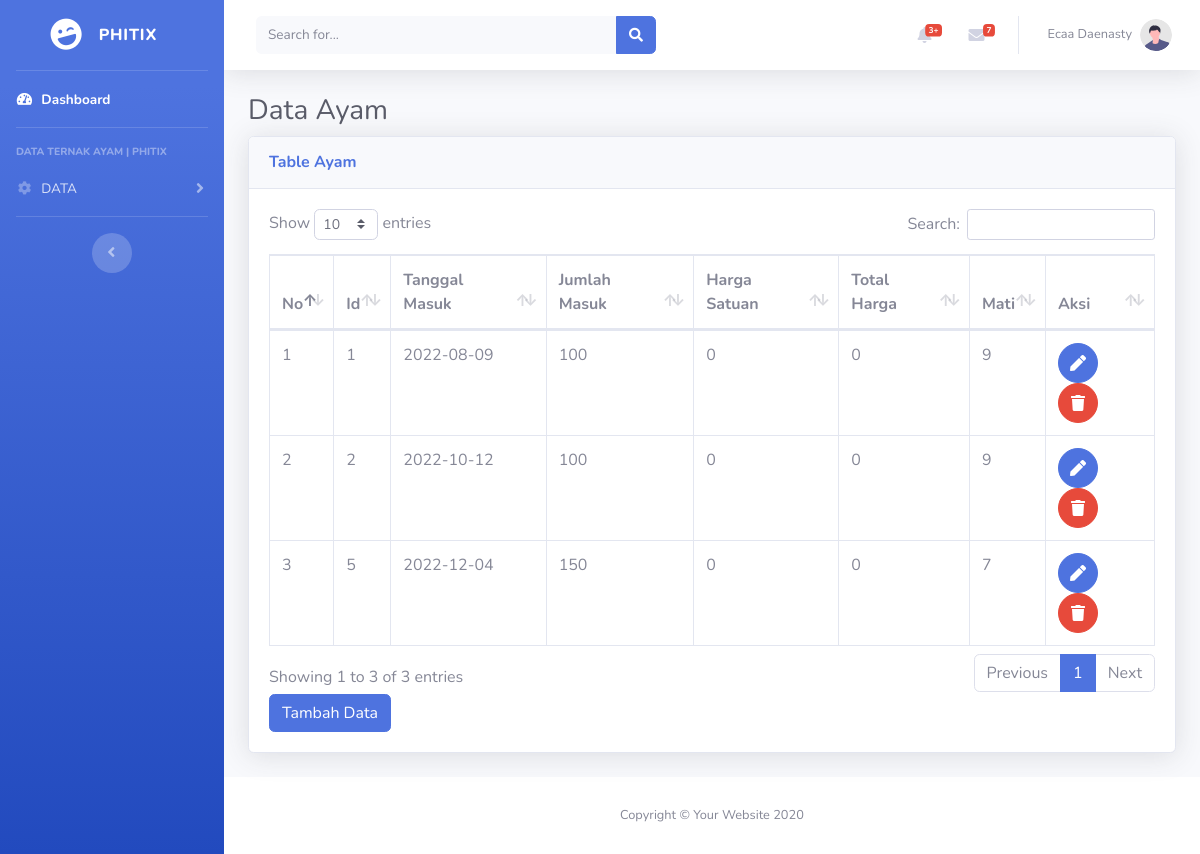
Screenshot of /ayam.php (signed in) with the database file from the repository.
### tables this page shows
CREATE TABLE `data_ayam` (
  `id` int(10) NOT NULL,
  `tanggal_masuk` date NOT NULL,
  `jumlah_masuk` int(100) NOT NULL,
  `harga_satuan` int(255) NOT NULL,
  `total_harga` int(255) NOT NULL,
  `mati` int(100) NOT NULL
);

### ayam.php (the view, shortened to what this page needs)
<?php
require("koneksi.php");
$sesName = $_SESSION['name'];
$sesLvl = $_SESSION['level'];
?>
<!DOCTYPE html>
<html lang="en">
<head>
    <link href="vendor/fontawesome-free/css/all.min.css" rel="stylesheet" type="text/css">
    <link href="css/sb-admin-2.min.css" rel="stylesheet">
    <link href="vendor/datatables/dataTables.bootstrap4.min.css" rel="stylesheet">
</head>
<body id="page-top">
    <div id="wrapper">
        <ul class="navbar-nav bg-gradient-primary sidebar sidebar-dark accordion" id="accordionSidebar">
            <a class="sidebar-brand d-flex align-items-center justify-content-center" href="index.php">
                <div class="sidebar-brand-icon rotate-n-15">
                    <i class="fas fa-laugh-wink"></i>
                </div>
                <div class="sidebar-brand-text mx-3">PHITIX</div>
            </a>
            <hr class="sidebar-divider my-0">
            <li class="nav-item active">
                <a class="nav-link" href="index.php">
                    <i class="fas fa-fw fa-tachometer-alt"></i>
                    <span>Dashboard</span></a>
            </li>
            <hr class="sidebar-divider">
            <div class="sidebar-heading">
                Data Ternak Ayam | PHITIX
            </div>
            <li class="nav-item">
                <a class="nav-link collapsed" href="#" data-toggle="collapse" data-target="#collapseTwo"
                    aria-expanded="true" aria-controls="collapseTwo">
                    <i class="fas fa-fw fa-cog"></i>
                    <span>DATA</span>
                </a>
            </li>
            <hr class="sidebar-divider d-none d-md-block">
             <div class="text-center d-none d-md-inline">
                <button class="rounded-circle border-0" id="sidebarToggle"></button>
            </div>
        </ul>
        <div id="content-wrapper" class="d-flex flex-column">
            <div id="content">
                <nav class="navbar navbar-expand navbar-light bg-white topbar mb-4 static-top shadow">
                    <form
                        class="d-none d-sm-inline-block form-inline mr-auto ml-md-3 my-2 my-md-0 mw-100 navbar-search">
                        <div class="input-group">
                            <input type="text" class="form-control bg-light border-0 small" placeholder="Search for..."
                                aria-label="Search" aria-describedby="basic-addon2">
                            <div class="input-group-append">
                                <button class="btn btn-primary" type="button">
                                    <i class="fas fa-search fa-sm"></i>
                                </button>
                            </div>
                        </div>
                    </form>
                    <ul class="navbar-nav ml-auto">
                        <li class="nav-item dropdown no-arrow mx-1">
                            <a class="nav-link dropdown-toggle" href="#" id="alertsDropdown" role="button"
                                data-toggle="dropdown" aria-haspopup="true" aria-expanded="false">
                                <i class="fas fa-bell fa-fw"></i>
                                <span class="badge badge-danger badge-counter">3+</span>
                            </a>
                        </li>
                        <li class="nav-item dropdown no-arrow mx-1">
                            <a class="nav-link dropdown-toggle" href="#" id="messagesDropdown" role="button"
                                data-toggle="dropdown" aria-haspopup="true" aria-expanded="false">
                                <i class="fas fa-envelope fa-fw"></i>
                                <span class="badge badge-danger badge-counter">7</span>
                            </a>
                        </li>
                        <li class="nav-item dropdown no-arrow">
                            <a class="nav-link dropdown-toggle" href="#" id="userDropdown" role="button"
                                data-toggle="dropdown" aria-haspopup="true" aria-expanded="false">
                                <span class="mr-2 d-none d-lg-inline text-gray-600 small"><?php echo $sesName; ?></span>
                                <img class="img-profile rounded-circle"
                                    src="img/undraw_profile.svg">
                            </a>
                        </li>
                    </ul>
                </nav>
                 <div class="container-fluid">
                <h1 class="h3 mb-2 text-gray-800">Data Ayam</h1>
                        <div class="card shadow mb-4">
                        <div class="card-header py-3">
                            <h6 class="m-0 font-weight-bold text-primary">Table Ayam</h6>
                        </div>
                        <div class="card-body">
                            <div class="table-responsive">
                                <table class="table table-bordered" id="dataTable" width="100%" cellspacing="0">
                                    <thead>
                                        <tr>
                                            <th>No</th>
                                            <th>Id</th>
                                            <th>Tanggal Masuk</th>
                                            <th>Jumlah Masuk</th>
                                            <th>Harga Satuan</th>
                                            <th>Total Harga</th>
                                            <th>Mati</th>
                                            <th>Aksi</th>
                                        </tr>
                                    </thead>
                                    <tbody>
                                        <?php
                                            $query = "SELECT * FROM data_ayam";
                                            $result = mysqli_query($koneksi, $query);
                                            $no = 1;
                                            if ($sesLvl == 1) {
                                                $dis = "";
                                            }else{
                                                $dis = "disabled";
                                            }
                                            while ($row = mysqli_fetch_array($result)){
                                                $id = $row['id'];
                                                $tanggal_masuk = $row['tanggal_masuk'];
                                                $jumlah_masuk = $row['jumlah_masuk'];
                                                $harga_satuan = $row['harga_satuan'];
                                                $total_harga = $row['total_harga'];
                                                $mati = $row['mati'];
                                        ?>
                                        <tr>
                                            <td><?php echo $no; ?></td>
                                            <td><?php echo $id; ?></td>
                                            <td><?php echo $tanggal_masuk; ?></td>
                                            <td><?php echo $jumlah_masuk; ?></td>
                                            <td><?php echo $harga_satuan; ?></td>
                                            <td><?php echo $total_harga; ?></td>
                                            <td><?php echo $mati; ?></td>
                                            <td>
                                            <a href="edit_ayam.php?id= <?php echo $row['id']; ?>" class="btn btn-primary btn-circle <?php echo $dis; ?>"><i class="fas fa-pen"></i></a>
                                            <a href="#" class="btn btn-danger btn-circle <?php echo $dis;?>" onClick="confirmModal('hapus_ayam.php?&id=<?php echo $row['id']; ?>');"><i class="fas fa-trash"></i></a>
                                            </td>
                                            </tr>
                                        <?php
                                            $no++;
                                            }
                                        ?>
                                    </tbody>
                                </table>
                                <td width="160">
                                <a href="insert_ayam.php" name="insert_data" class="btn btn-primary">Tambah Data</a>
</td>
                            </div>
                        </div>
                    </div>
                </div>
            </div>
            <footer class="sticky-footer bg-white">
                <div class="container my-auto">
                    <div class="copyright text-center my-auto">
                        <span>Copyright &copy; Your Website 2020</span>
                    </div>
                </div>
            </footer>
        </div>
    </div>
</body>
</html>

### rows the page displays
data_ayam: id "1", tanggal_masuk "2022-08-09", jumlah_masuk "100", harga_satuan "0", total_harga "0", mati "9"
data_ayam: id "2", tanggal_masuk "2022-10-12", jumlah_masuk "100", harga_satuan "0", total_harga "0", mati "9"
data_ayam: id "5", tanggal_masuk "2022-12-04", jumlah_masuk "150", harga_satuan "0", total_harga "0", mati "7"

### other values shown
$sesName "Ecaa Daenasty"
